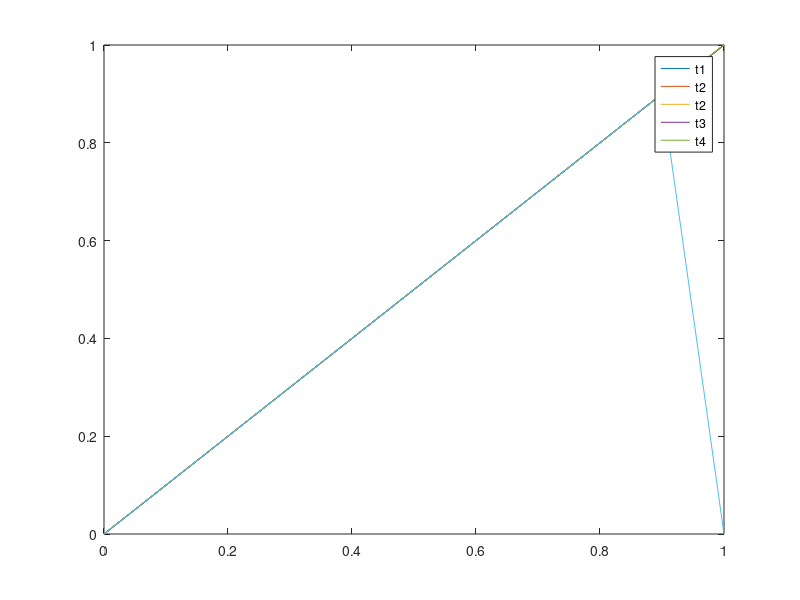

MATLAB code for this plot:
%   problem2.m
%   Authors:    Kurtis Harms (38764114)
%               Ecem Kahraman (47962113)
%               Mike Wilk (21085121)
%   MECH 358 Lab 3
%   Purpose: Problem 2
%   Required Files: none
clear;
clc;

L = 1;

% Initial and boundary conditions
T_x_0 = @(x) x/L;
T_0_t = @(t) 0.5.*sin(2.*pi.*t);
T_L_t = @(t) 1;

% x and t bounds
x_bounds = [0 L];
t_bounds = [0 10];

% values for k and h, time- and space-steps.
k = 0.001;
h = 0.1;

x = x_bounds(1):h:x_bounds(2);
t = t_bounds(1):k:t_bounds(2);

% We are defining i as rows, j as columns
w = meshgrid(x,t);

N = length(w(1,:));

A = diag((1-2.*k./h.^2).*ones(N,1)) + diag((k./h.^2).*ones(N-1,1),-1) + diag((k./h.^2).*ones(N-1,1),1);

w(1,:) = T_x_0(x);
w(:,1) = T_0_t(t_bounds(1));
w(:,end) = T_L_t(t_bounds(2));

S = @(i) 0;

for i = 1:(length(t))
    tmp = A*(w(i,:)');
    w(i+1,2:(length(w(1,:))-1)) = tmp(2:(length(w(1,:))-1)) + k*S(i);
end

% Store the values for t = 0, 0.05, 0.1, 0.2 and 1.0
T_stored = [ w(1,:); w(0.25/k+1,:); w(0.5/k+1,:); w(0.75/k+1,:); w(1.00/k+1,:); w(end,:) ];


plot(x,T_stored);
legend('t1','t2','t2','t3','t4');











